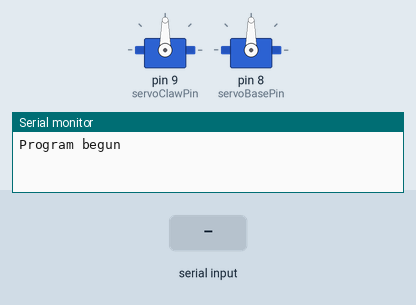
This sketch was run on a simulated Arduino Uno, built with avr-gcc and run on an emulated ATmega328P. Parts: 2 × servo, the last lines printed to the serial monitor. The test bench sets the inputs (shaded band).

Above: at 1.2 s.
1.3 s: "F" received over the second serial link
At 2.08 s:
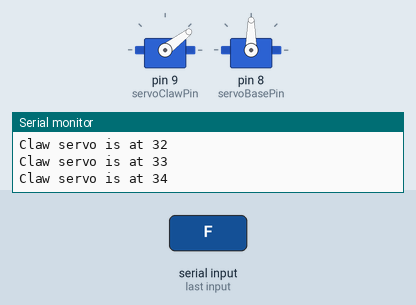
4.3 s: "H" received over the second serial link
10.3 s: "G" received over the second serial link
13.3 s: "I" received over the second serial link
At 15.4 s:
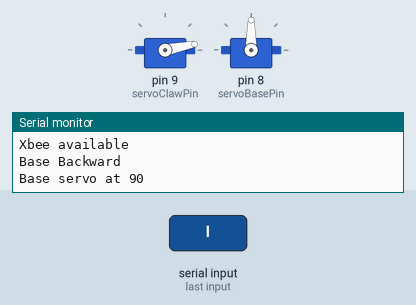
15.7 s: "H" received over the second serial link
At 19.4 s:
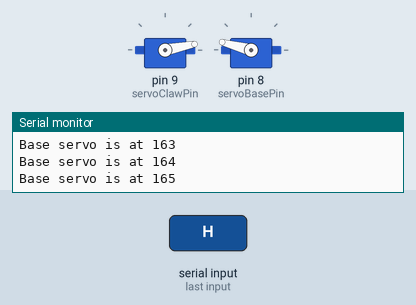
Timing chart, 0 to 19.7 s (numbered marks = the images above; inputs shaded):
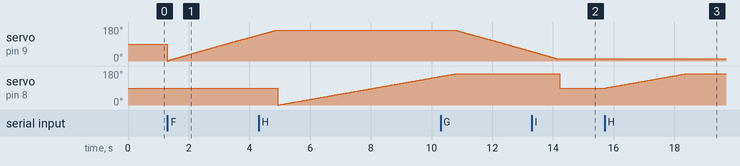

The sketch:

Final_Robot_Code.ino
```cpp
//robot code

#include <SoftwareSerial.h> //Sotware Serial library, Set up XBee
SoftwareSerial xbee (2,3);

#include <Servo.h> //Servo library, Set up servos
Servo servoClaw;
Servo servoBase;

int dcL1Pin = 13; //Left DC motor information
int dcL2Pin = 12;
int dcLSpeedPin = 11; //PWM left DC motor
int dcR1Pin = 4; //Right DC motor information
int dcR2Pin = 5;
int dcRSpeedPin = 6; //PWM right DC motor

int servoClawPin = 9; //Claw servo information
int servoClawPos = 0;

int servoBasePin = 8; //Base servo information
int servoBasePos = 0;

char message = ' '; //Code from the glove

void setup() {
  xbee.begin(9600); //Switch on XBee
  Serial.begin(9600);

  pinMode(dcL1Pin,OUTPUT); //DC motor setup
  pinMode(dcL2Pin,OUTPUT);
  pinMode(dcLSpeedPin,OUTPUT);
  pinMode(dcR1Pin,OUTPUT);
  pinMode(dcR2Pin,OUTPUT);
  pinMode(dcRSpeedPin,OUTPUT);

  servoClaw.attach(servoClawPin); //Switch on servos
  servoBase.attach(servoBasePin);

  Serial.println("Program begun");
}

void loop() { //Note: code for DC motors uses PWM, and so the analogWrite's show (on a 0 to 255 scale) how often power is applied, and the digitalWrite's show to which wire connected to the motor (changing betweeen forward and backward)
  if (xbee.available()) {

    Serial.println("Xbee available"); //Display whether XBee network is working
    message = xbee.read(); //Read code from the glove's XBee

    if (message == 'A') { //Code for moving forward (both motors going forward)
      Serial.println("Forward");
      analogWrite(dcLSpeedPin, 255); //Motors on top speed
      digitalWrite(dcL1Pin, HIGH);
      digitalWrite(dcL2Pin, LOW);
      analogWrite(dcRSpeedPin, 255);
      digitalWrite(dcR1Pin, HIGH);
      digitalWrite(dcR2Pin, LOW);
    }

    if (message == 'B') { //Code for moving backward (both motors going backward)
      Serial.println("Backward");
      analogWrite(dcLSpeedPin, 255);
      digitalWrite(dcL1Pin, LOW);
      digitalWrite(dcL2Pin, HIGH);
      analogWrite(dcRSpeedPin, 255);
      digitalWrite(dcR1Pin, LOW);
      digitalWrite(dcR2Pin, HIGH);
    }

    if (message == 'C') { //Code for turning left tank-style (left motor forwards, right motor backwards)
      Serial.println("Turn Left");
      analogWrite(dcLSpeedPin, 255);
      digitalWrite(dcL1Pin, HIGH);
      digitalWrite(dcL2Pin, LOW);
      analogWrite(dcRSpeedPin, 255);
      digitalWrite(dcR1Pin, LOW);
      digitalWrite(dcR2Pin, HIGH);
    }

    if (message == 'D') { //Code for turning right tank-style (left motor backwards, right motor forwards)
      Serial.println("Turn Right");
      analogWrite(dcLSpeedPin, 255);
      digitalWrite(dcL1Pin, LOW);
      digitalWrite(dcL2Pin, HIGH);
      analogWrite(dcRSpeedPin, 255);
      digitalWrite(dcR1Pin, HIGH);
      digitalWrite(dcR2Pin, LOW);
    }

    if (message == 'E') { //Code for stopping (power cut from each motor)
      Serial.println("Stop");
      analogWrite(dcLSpeedPin, 0);
      digitalWrite(dcL1Pin, HIGH);
      digitalWrite(dcL2Pin, LOW);
      analogWrite(dcRSpeedPin, 0);
      digitalWrite(dcR1Pin, HIGH);
      digitalWrite(dcR2Pin, LOW);
    }

    if (message == 'F') { //Code to open the claw
      Serial.println("Claw Open");
      for (servoClawPos; servoClawPos < 163; servoClawPos += 1) {
      servoClaw.write(servoClawPos);
      delay(15);
      Serial.print("Claw servo is at ");
      Serial.println(servoClawPos);
      }
      Serial.println("The claw is open.");
    }

    if (message == 'G') { //Code to close the claw
      Serial.println("Claw Close");
      for (servoClawPos; servoClawPos > 10; servoClawPos -= 1) {
      servoClaw.write(servoClawPos);
      delay(15);
      Serial.print("Claw servo is at ");
      Serial.println(servoClawPos);
      }
      Serial.println("The claw is closed.");
    }

    if (message == 'H') { //Code to move the base forward
      Serial.println("Base Forward");
      for (servoBasePos; servoBasePos < 166; servoBasePos += 1) {
      servoBase.write(servoBasePos);
      delay(15);
      Serial.print("Base servo is at ");
      Serial.println(servoBasePos);
      delay(20);
      }
    }

    if (message == 'I') { //Code to move the base backward
      Serial.println("Base Backward");
      servoBasePos = 90;
      servoBase.write(servoBasePos);
      Serial.println("Base servo at 90");
    }

  }
}
```

Measured:
- after the input at 13.3 s, servo on pin 8 (servoBasePin): 165° → 90° after 0.93 s
- after the input at 15.7 s, servo on pin 8 (servoBasePin): moves from 90° to 165° over 2.6 s, starting at once
